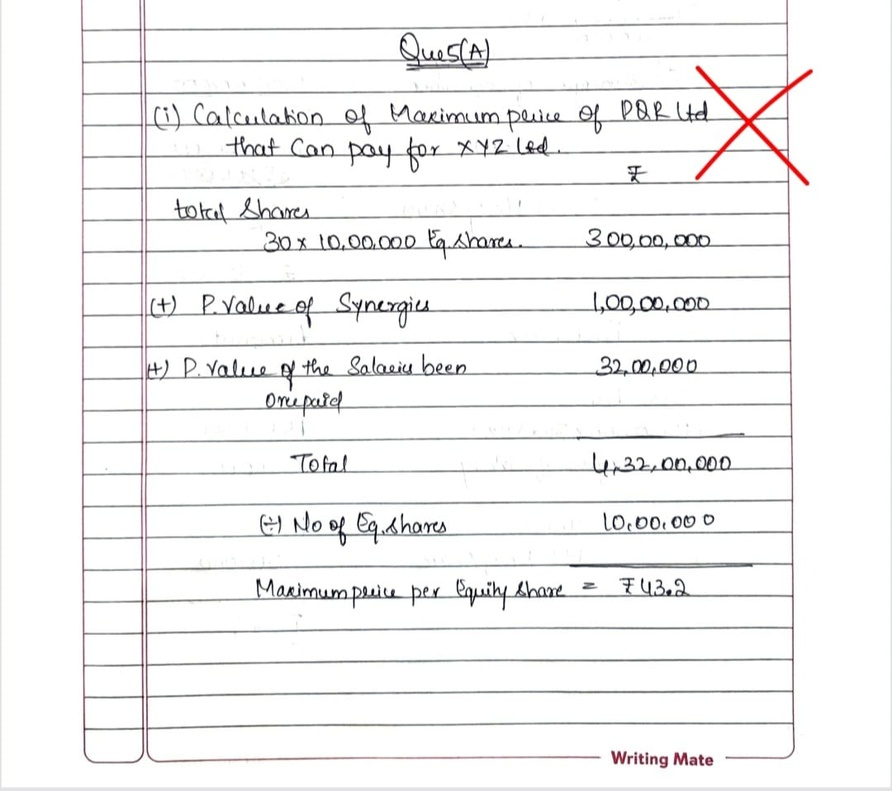
#> input picture student_afm_1.jpeg, 892 x 791 px, shrunk from 1080 x 957 before the run
$ python -i detect_page_bounds.py   (imports and definitions only)
#> lines starting #> are read from the running program, lines starting #| are printed output that depends on the picture; after the words box and inside, x2 and y2 are one past the last pixel; in counts of white or black regions, pixels touching at a corner belong together
#!/usr/bin/env python3
"""
detect_page_bounds.py — Stage 0.5

Detects the actual paper/notebook boundary on each scanned page of a student
answer sheet using OpenCV contour detection.  Saves normalised [0,1] bounding
box coordinates per page so that generate_checked_copy_v2.py can clamp all
annotation x/y coordinates to within the real paper area — avoiding backgrounds,
desk surfaces, adjacent notebook pages, etc.

Algorithm (per page):
  1. Render PDF page at 150 DPI → grayscale image
  2. Bilateral filter  → Canny edge detection
  3. Find all contours → pick the largest closed 4-sided polygon (the page)
  4. Compute bounding box of that polygon, normalise to [0, 1]
  5. Fallback: if no large quad found, use the pixel ink bounding box with
     a small inward margin, or full page if no ink detected.

Output: page_bounds.json
  {
    "1": {"x_min": 0.12, "x_max": 0.88, "y_min": 0.05, "y_max": 0.96},
    "2": {...},
    ...
  }

Usage:
  python3 detect_page_bounds.py --pdf student.pdf --output page_bounds.json
"""

import os
import sys
import json
import argparse
import numpy as np

import fitz  # PyMuPDF
from PIL import Image

try:
    import cv2
    _CV2_AVAILABLE = True
except ImportError:
    _CV2_AVAILABLE = False
    print("[detect_page_bounds] WARNING: cv2 not installed — falling back to ink-bbox mode", flush=True)


# ── Constants ──────────────────────────────────────────────────────────────────
RENDER_DPI   = 150          # resolution for boundary detection (lower = faster)
INK_THR      = 220          # pixels darker than this are considered "ink"
MIN_AREA_FRAC = 0.15        # quad must cover at least 15% of total page area
MARGIN_FRAC  = 0.02         # safety inward margin added when using fallback


# [25 lines left out: functions _render_page_gray, _ink_bbox_fallback, not called in this run]


def _detect_bounds_cv2(gray: np.ndarray) -> dict | None:
    """
    Use OpenCV to find the largest 4-sided polygon (the paper boundary).
    Returns normalised bounding box dict, or None if detection fails.
    """
    h, w = gray.shape
#> h = 791; w = 892

    # Preprocessing
    blur  = cv2.bilateralFilter(gray, d=9, sigmaColor=75, sigmaSpace=75)
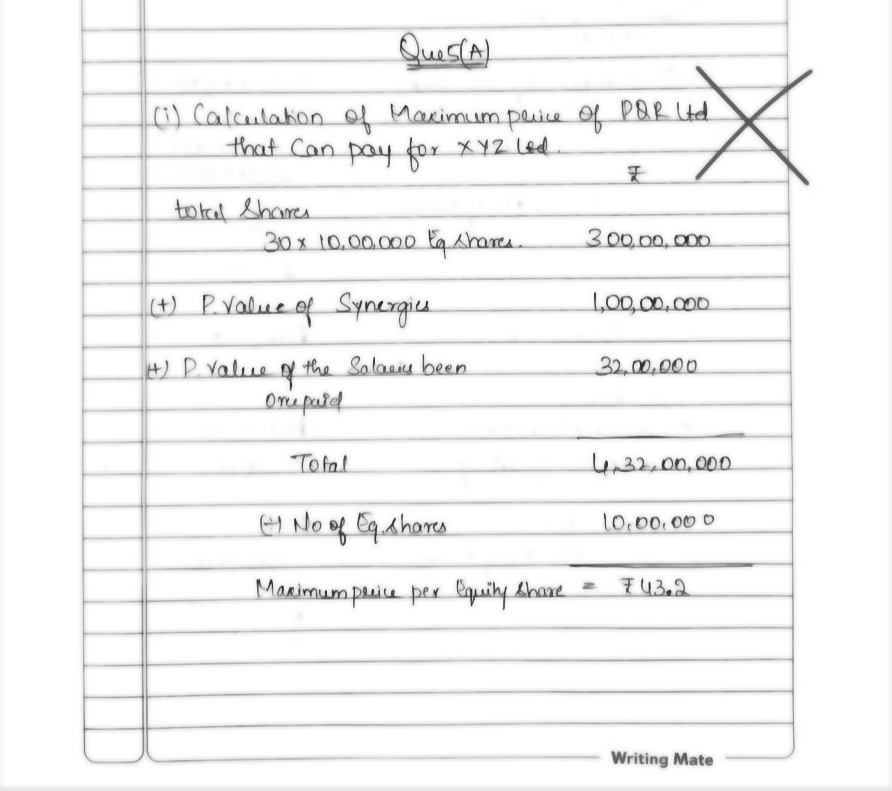
#> blur: shape (791, 892); min 38, max 255, mean 244.2
    edges = cv2.Canny(blur, threshold1=30, threshold2=100)
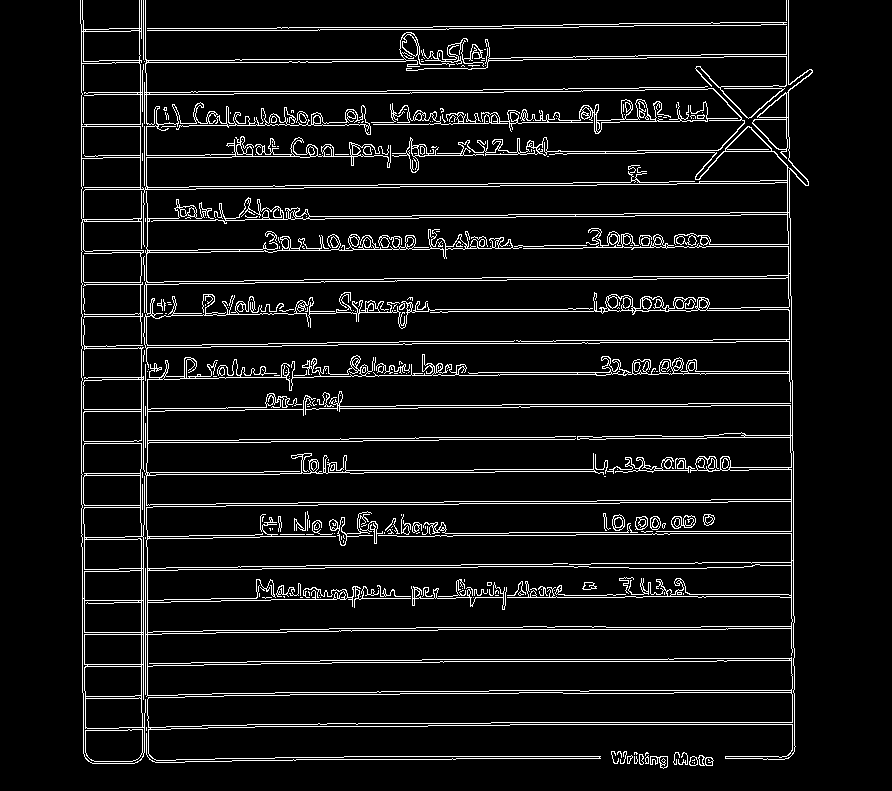
#> edges: shape (791, 892); 7.2% white in thin lines or dots, all inside (x1, y1, x2, y2) = (80, 0, 813, 769)
    # Dilate edges slightly to close small gaps
    kernel = cv2.getStructuringElement(cv2.MORPH_RECT, (3, 3))
    edges  = cv2.dilate(edges, kernel, iterations=1)
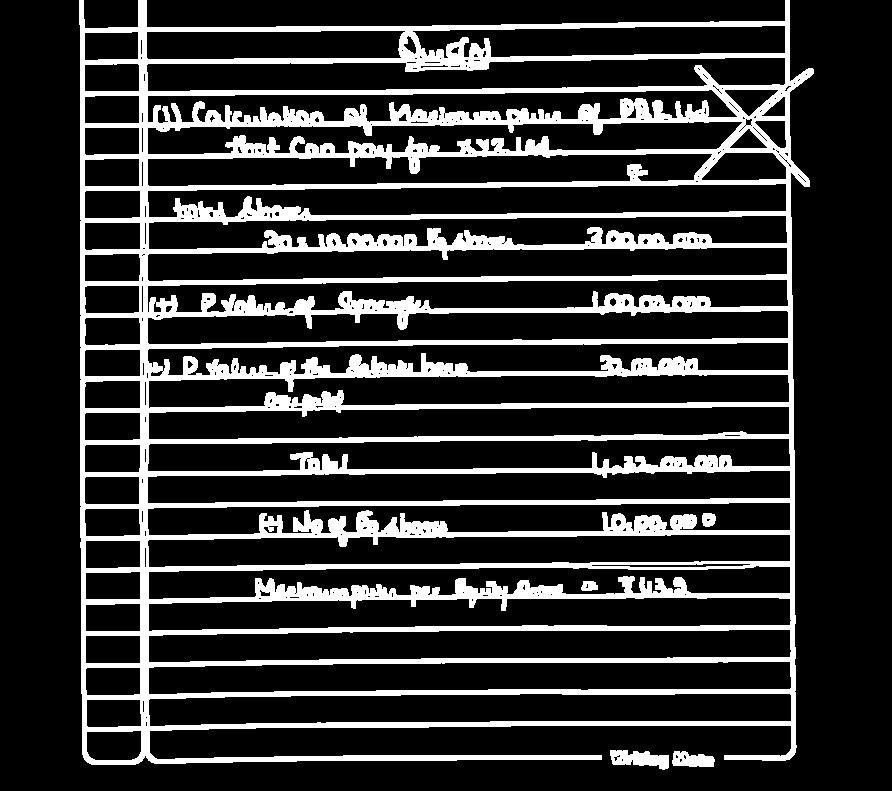
#> edges: shape (791, 892); 19.1% white; 5 white regions

    contours, _ = cv2.findContours(edges, cv2.RETR_EXTERNAL, cv2.CHAIN_APPROX_SIMPLE)
#> contours = 3 contours; box (x1, y1, x2, y2) and area: (79, 0, 814, 765) 505134, (610, 750, 669, 770) 686, (672, 751, 715, 767) 473
    if not contours:
        return None

    # Sort by area descending
    contours = sorted(contours, key=cv2.contourArea, reverse=True)

    page_area = h * w
#> page_area = 705572
    best_quad = None

    for cnt in contours[:10]:  # check only top-10 largest contours
        area = cv2.contourArea(cnt)
        if area < MIN_AREA_FRAC * page_area:
            break  # sorted, so remaining are all smaller

        epsilon = 0.02 * cv2.arcLength(cnt, True)
        approx  = cv2.approxPolyDP(cnt, epsilon, True)

        if len(approx) == 4:
            best_quad = approx
            break
#> this loop made 1 pass
#> (area, epsilon, best_quad) on pass 1: (505134, 85.35, [[79, 0], [84, 759], [789, 759], [789, 0]])

    if best_quad is None:
        return None

    pts = best_quad.reshape(-1, 2)  # shape (4, 2)
#> pts = [[79, 0], [84, 759], [789, 759], [789, 0]]
    x0  = float(pts[:, 0].min()) / w
#> x0 = 0.0886
    x1  = float(pts[:, 0].max()) / w
#> x1 = 0.885
    y0  = float(pts[:, 1].min()) / h
#> y0 = 0
    y1  = float(pts[:, 1].max()) / h
#> y1 = 0.96

    # Sanity clamp
    return {
        "x_min": max(0.0, x0),
        "x_max": min(1.0, x1),
        "y_min": max(0.0, y0),
        "y_max": min(1.0, y1),
    }


# [54 lines left out: functions detect_page_bounds, main, not called in this run]


# [2 lines not run here, left out]

>>> import cv2
>>> picture = cv2.imread('../student_afm_1.jpeg', cv2.IMREAD_GRAYSCALE)
>>> result = _detect_bounds_cv2(picture)
#> result = {'x_min': 0.0886, 'x_max': 0.885, 'y_min': 0, 'y_max': 0.96}

$ run again, on student_afm_2.jpeg
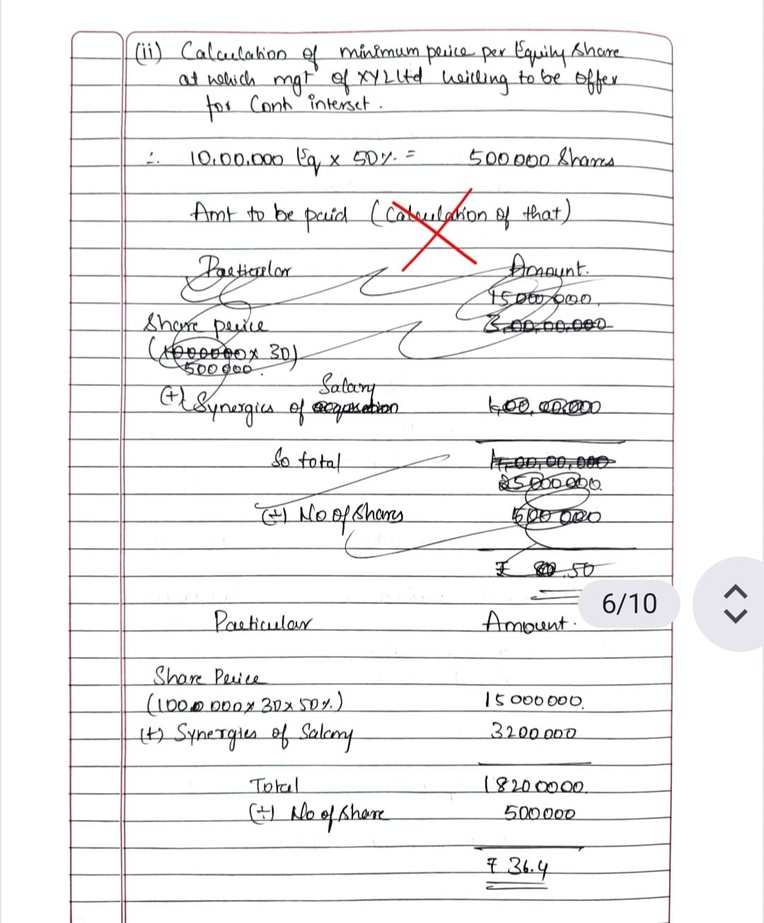
#> input picture student_afm_2.jpeg, 764 x 923 px, shrunk from 1080 x 1304 before the run
#> in _detect_bounds_cv2, `edges = cv2.Canny(blur, threshold1=30, threshold2=100)`:
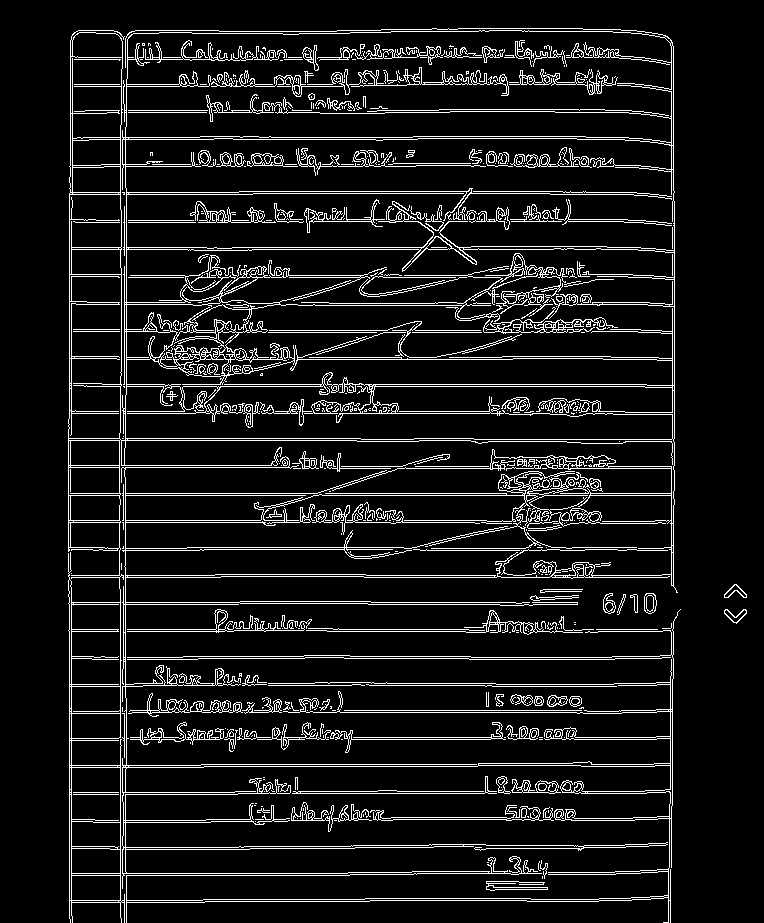
#> edges: shape (923, 764); 9.2% white in thin lines or dots, all inside (x1, y1, x2, y2) = (68, 28, 747, 923)
#> in _detect_bounds_cv2, `edges  = cv2.dilate(edges, kernel, iterations=1)`:
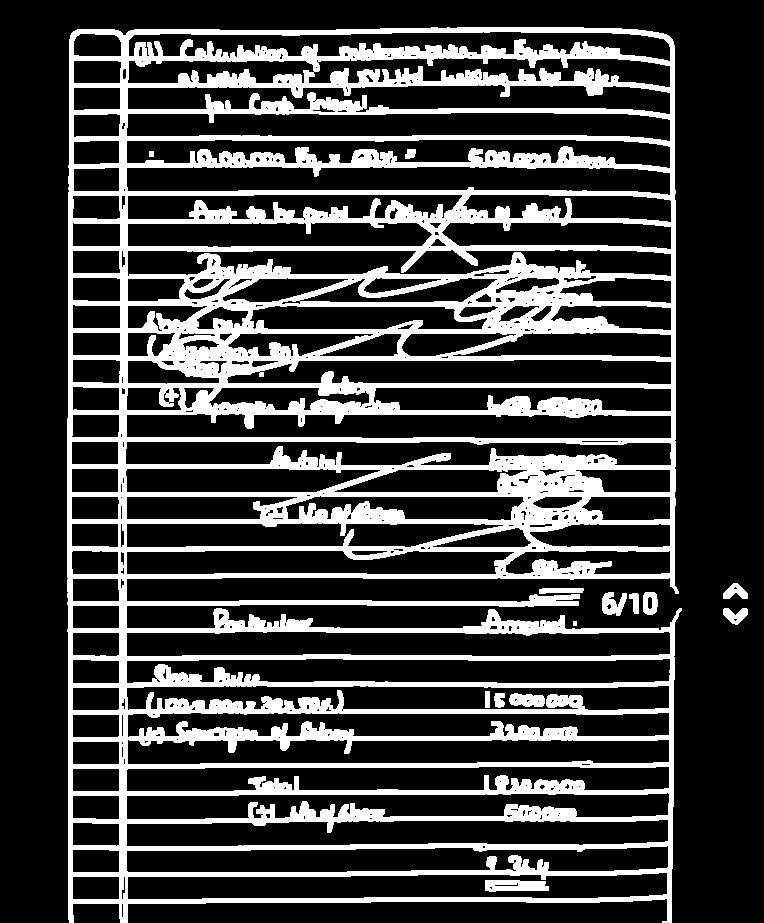
#> edges: shape (923, 764); 24.2% white; 14 white regions
#> contours = 8 contours, 1 with area under 20; largest, box (x1, y1, x2, y2) and area: (67, 27, 682, 923) 505604, (602, 592, 627, 616) 348, (643, 592, 658, 615) 278, (723, 608, 748, 625) 232, (723, 583, 748, 599) 218, (539, 588, 584, 594) 178, (629, 593, 639, 614) 116
#> the loop in _detect_bounds_cv2, `for cnt in contours[:10]:` made 2 passes
#> (area, epsilon) on pass 1: (505603.5, 108.6)
